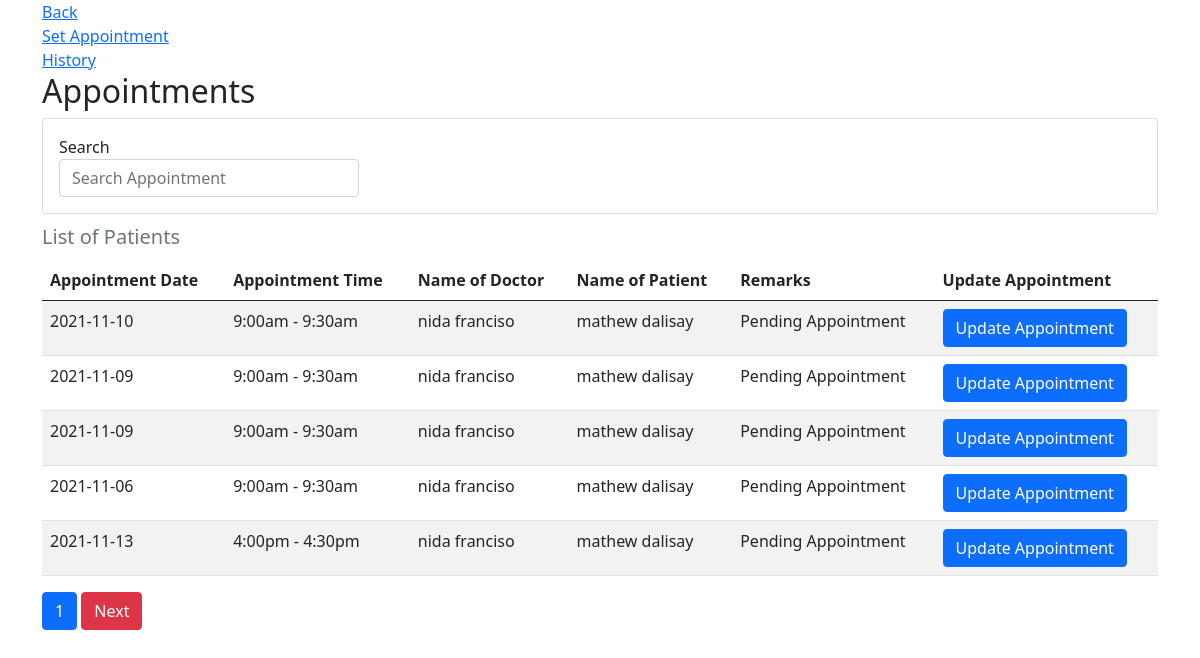
The page /users/appointment.php on the database its author committed.
### tables this page shows
CREATE TABLE `appointments` (
  `id` int(11) NOT NULL,
  `appointment_date` date NOT NULL,
  `appointment_time` varchar(30) NOT NULL,
  `user_id` int(50) NOT NULL,
  `name_of_doctor` varchar(50) NOT NULL,
  `name_of_secretary` varchar(20) DEFAULT NULL,
  `name_of_patient` varchar(50) NOT NULL,
  `date_time_created` datetime DEFAULT NULL,
  `date_time_updated` datetime DEFAULT NULL,
  `remarks` varchar(30) DEFAULT NULL
);

### users/appointment.php (the view, shortened to what this page needs)
<?php
include('../connection.php');
if(isset($_GET['page'])){
    $page = $_GET['page'];
}else{
    $page = 1;
}
$num_per_page = 05;
$start_from = ($page-1)*05;
?>
<!DOCTYPE html>
<html lang="en">
<head>
    <link href="https://cdn.jsdelivr.net/npm/bootstrap@5.0.2/dist/css/bootstrap.min.css" rel="stylesheet">
</head>
<body>
    <div class="container">
        <a href="home.php">Back</a><br>
        <a href="set-appointment.php">Set Appointment</a><br>
        <a href="history-appointment.php">History</a>
        <h2>Appointments</h2>
        <div class="card">
            <div class="card-body">
                <label for="search">Search</label>
                <input type="text"  id="search_appointment"  class="form-control" placeholder="Search Appointment" style="width: 300px;">
            </div>
        </div>
    </div>
    <div class="container">
        <div class="table-responsive">
                <table class="table table-responsive table-striped table-hover caption-top" id="table_data">
                    <caption style="font-size: 20px;">List of Patients</caption>
                    <thead>
                        <tr>
                            <th scope="col">Appointment Date</th>
                            <th scope="col">Appointment Time</th>
                            <th scope="col">Name of Doctor</th>
                            <th scope="col">Name of Patient</th>
                            <th scope="col">Remarks</th>
                            <th scope="col">Update Appointment</th>
                        </tr>
                    </thead>
                    <tbody>
                        <?php
                            $query = "SELECT * FROM appointments  LIMIT $start_from , $num_per_page";
                            $run = mysqli_query($conn,$query);
                            if(mysqli_num_rows($run) > 0){
                                foreach($run as $row){
                                    ?>
                                        <form class="row g-3 needs-validation" method="POST" action="update_appointment.php" novalidate>
                                        <tr>
                                            <td><?php echo $row ['appointment_date']?></td>
                                            <td><?php echo $row ['appointment_time']?></td>
                                            <td><?php echo $row ['name_of_doctor']?></td>
                                            <td><?php echo $row ['name_of_patient']?></td>
                                            <td><?php echo $row ['remarks']?></td>
                                            <td>
                                                <a href="update_appointment.php?patient_id=<?php echo $row['patient_id']?>" class="btn btn-primary">Update Appointment</a>
                                            </td>
                                        </tr>
                                    <?php
                                }
                            }
                        ?>
                    </tbody>
                </table>
                <?php
                    $pr_query = "SELECT * FROM appointments";
                    $pr_result = mysqli_query($conn,$pr_query);
                    $total_record = mysqli_num_rows($pr_result);
                    $total_page = ceil($total_record / $num_per_page);
                    for($i=1;$i<$total_page;$i++){
                        echo  "<a href='appointment.php?page=".$i."' class='btn btn-primary'>$i</a> ";
                    }
                    if($i > $page ){
                        echo  "<a href='appointment.php?page=".($page+1)."' class='btn btn-danger'>Next</a> ";
                    }
                    ?>
            </div>
        </div>
</body>
</html>

### rows shown on the page
appointments: appointment_date "2021-11-10", appointment_time "9:00am - 9:30am", name_of_doctor "nida franciso", name_of_patient "mathew dalisay", remarks "Pending Appointment"
appointments: appointment_date "2021-11-09", appointment_time "9:00am - 9:30am", name_of_doctor "nida franciso", name_of_patient "mathew dalisay", remarks "Pending Appointment"
appointments: appointment_date "2021-11-09", appointment_time "9:00am - 9:30am", name_of_doctor "nida franciso", name_of_patient "mathew dalisay", remarks "Pending Appointment"
appointments: appointment_date "2021-11-06", appointment_time "9:00am - 9:30am", name_of_doctor "nida franciso", name_of_patient "mathew dalisay", remarks "Pending Appointment"
appointments: appointment_date "2021-11-13", appointment_time "4:00pm - 4:30pm", name_of_doctor "nida franciso", name_of_patient "mathew dalisay", remarks "Pending Appointment"
